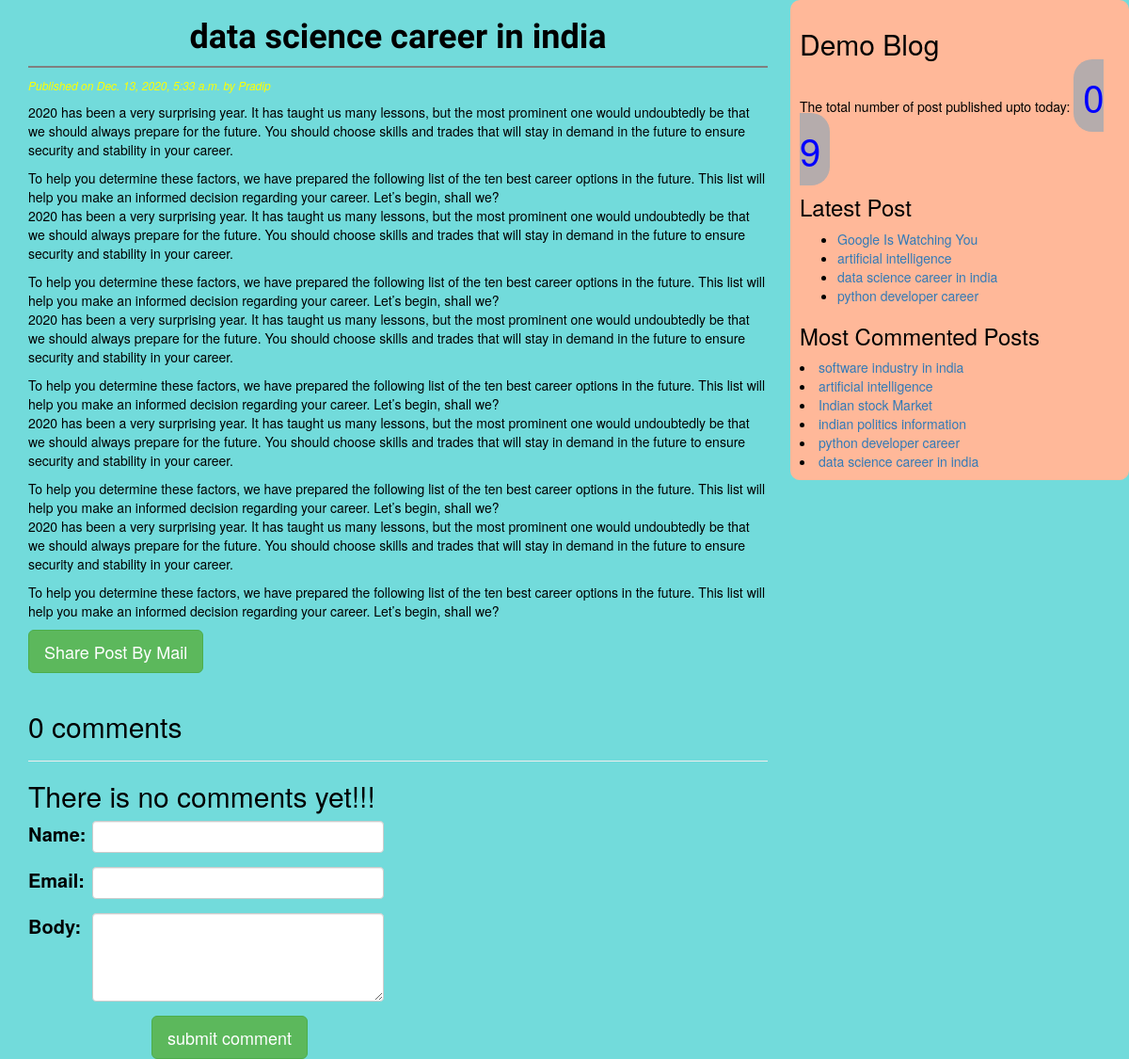
The page /2020/12/13/data-science-career-india/ on the database its author committed.
### blog/models.py (models this page shows, shortened)
class Post(models.Model):
    STATUS_CHOICES=(('draft','Draft'),('published','Published'))
    title=models.CharField(max_length=256)
    slug=models.SlugField(max_length=256,unique_for_date='publish')
    author=models.ForeignKey(User,on_delete=models.CASCADE,related_name='blog_posts')
    body=models.TextField()
    publish=models.DateTimeField(default=timezone.now)
    created=models.DateTimeField(auto_now_add=True)
    updated=models.DateTimeField(auto_now=True)
    status=models.CharField(max_length=10,choices=STATUS_CHOICES,default='draft')
    objects=CustomManager()
    tags=TaggableManager()
    class Meta:
        ordering=('-publish',)
    def get_absolute_url(self):
        return reverse('post_detail',
                            args=[self.publish.year,
                            self.publish.strftime('%m'),
                            self.publish.strftime('%d'),
                            self.slug])

### blog/views.py (the view)
# urls.py: path('<int:year>/<int:month>/<int:day>/<str:post>/',views.post_detail_view,name='post_detail'),
def post_detail_view(request,year,month,day,post):
    post=get_object_or_404(Post,slug=post,
                            status='published',
                            publish__year=year,
                            publish__month=month,
                            publish__day=day)
    from blog.models import Comment
    from blog.forms import CommentForm
    comments=post.comments.filter(active=True)
    csubmit=False
    if request.method=='POST':
        form=CommentForm(request.POST)
        if form.is_valid():
            new_comment=form.save(commit=False)
            new_comment.post=post
            new_comment.save()
            csubmit=True
    else:
        form=CommentForm()
    return render(request,'blog/post_detail.html',{'post':post,'form':form,'csubmit':csubmit,'comments':comments})

### blog/forms.py
class CommentForm(forms.ModelForm):
    class Meta:
        model=Comment
        fields=('name','email','body')

### blog/models.py (called while the page is built)
    def get_queryset(self):
        return super().get_queryset().filter(status='published')

### blog/templatetags/blog_tags.py (called while the page is built)
@register.simple_tag
def total_posts():
    return Post.objects.count()

@register.inclusion_tag('blog/latest_post123.html')
def show_latest_post(count=3):
    lastest_posts=Post.objects.order_by('-publish')[0:count]
    return {'lastest_posts':lastest_posts}

@register.simple_tag
def get_most_commented_posts(count=5):
    return Post.objects.annotate(total_comments=Count('comments')).order_by('-total_comments')[:count]

### templates/blog/post_detail.html (shortened to what this page needs)
<!DOCTYPE html>
{% extends 'blog/base.html' %}
{% block body %}
  <h1>{{post.title}}</h1>
  <p id="date">Published on {{post.publish}} by {{post.author|title}} </p>
  {{post.body|linebreaks}}
  <a href="/{{post.id}}/share" class="btn btn-success btn-lg">Share Post By Mail</a><br><br>
  {% with comments.count as comment_count %}
  <h2>{{comments.count}} comment{{comment_count|pluralize}}</h2><hr>
    {%endwith%}
  {%if comments%}
 {% for comment in comments %}
 <div id='ch'>
   <p>comment {{forloop.counter}} by {{comment.name}} on {{comment.created}}</p>
 </div>
 <div class="cb">
  {{comment.body|linebreaks}}
</div><hr>
{%endfor%}
{%else%}
<h2>There is no comments yet!!!</h2>
{%endif%}
{%if csubmit%}
<h2>your comment added successfully</h2>
{%else%}
<form method="POST" class="post-form" action="">
<div class="form-group row">
  <label class="col-sm-1 col-form-label">Name:</label>
  <div class="col-sm-5">
    <input type="text" name="name" class="form-control">
  </div>
</div>
<div class="form-group row">
  <label class="col-sm-1 col-form-label">Email:</label>
  <div class="col-sm-5">
    <input type="email" name="email" class="form-control">
  </div>
</div>
<div class="form-group row">
  <label class="col-sm-1 col-form-label" for="inputEmail3" >Body:</label>
  <div class="col-sm-5">
    <textarea id="inputEmail3" name="body" rows="4" cols="50" class="form-control" ></textarea>
  </div>
</div>
  <div>
    <label class="col-sm-2 col-form-label"></label>
    <input type="submit" name="" value="submit comment" class="btn btn-success btn-lg">
  </div>
</form>
{%endif%}
{% endblock %}

### templates/blog/base.html (shortened to what this page needs)
<!DOCTYPE html>
{% load static %}
{% load blog_tags %}
<html lang="en" dir="ltr">
  <head>
    <link rel="stylesheet" href="https://stackpath.bootstrapcdn.com/bootstrap/3.4.1/css/bootstrap.min.css">
    <link rel="stylesheet" href="{% static "css/blog.css" %}">
  </head>
  <body>
    <div class="content">
      {% block body %}{% endblock %}
    </div>
    <div class="sidebar">
      <h2>Demo Blog</h2>
      <p>The total number of post published upto today: <span  id='pcount'>0 {%total_posts%}</span> </p>
      <h3>Latest Post</h3>{%show_latest_post 4 %}
      <h3>Most Commented Posts</h3>
      {%get_most_commented_posts 6 as most_commented_post %}
      {%for post in most_commented_post%}
      <li><a href="{{post.get_absolute_url}}">{{post.title}}</a></li>
      {%endfor%}
    </div>
  </body>
</html>

### templates/blog/latest_post123.html
<ul>
  {%for post in lastest_posts%}
  <li><a href="{{post.get_absolute_url}}">{{post.title}}</a></li>
  {%endfor%}
</ul>

### static/css/blog.css (style rules this page uses)
.content { width:68%; float: left; padding:0 0 0 30px; }
.sidebar { width:30%; float:right; padding:10px; background:#FFB899; border-radius: 10px; }
body { background:#72DBDB; color:black; }
#date { color:yellow; font-style:italic; font-size:12px; }
h1 { text-align:center; border-bottom: 2px solid grey; font-weight:bold; color:black; padding:0 0 10px 0; font-family: 'Texturina', serif; }
h2 { color:black; }
label { font-size: 20px; }
#pcount { font-size:40px; color: blue; border: 2px solid inherit; border-radius: 20px; background-color:#b5acac; padding:10px; }

### rows shown on the page
Post: title "data science career in india", publish "Dec. 13, 2020, 5:33 a.m.", author "Pradip", body "2020 has been a very surprising year. It has taught us many lessons, but the most prominent one would undoubtedly be that we should always prepare for the future. You should choose skills and trades that will stay in demand in the future to ensure security and stability in your career. To help you determine these factors, we have prepared the following list of the ten best career options in the future. This list will help you make an informed decision regarding your career. Let’s begin, shall we? 2020 has been a very surprising year. It has taught us many lessons, but the most prominent one would undoubtedly be that we should always prepare for the future. You should choose skills and…"
Post: title "Google Is Watching You"
Post: title "artificial intelligence"
Post: title "python developer career"
Post: title "software industry in india"
Post: title "Indian stock Market"
Post: title "indian politics information"

### other values the page prints
{{ comments.count }} "0"
